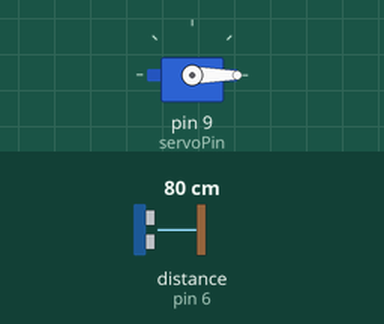
This sketch was run on a simulated Arduino Uno, built with avr-gcc and run on an emulated ATmega328P. On the bench: servo. Wiring (inferred from the names in the program): ultrasonic range finder: trigger pin 7; echo pin 6. The inputs (shaded band) are chosen by the test bench; at power-on: distance to the obstacle (sensor on pin 6) 80 cm. The echo pulse lasts 58.3 µs per cm.

Above: at 1.2 s.
1.3 s: distance to the obstacle (sensor on pin 6) set to 12 cm
2.8 s: distance to the obstacle (sensor on pin 6) set to 9 cm
At 3.2 s:
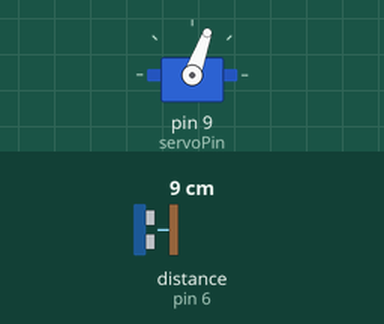
5.8 s: distance to the obstacle (sensor on pin 6) set to 18 cm
At 6.9 s:
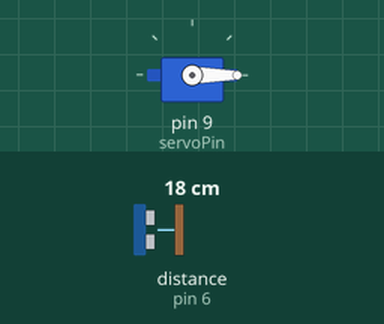
7.5 s: distance to the obstacle (sensor on pin 6) set to 2 cm
At 8.6 s:
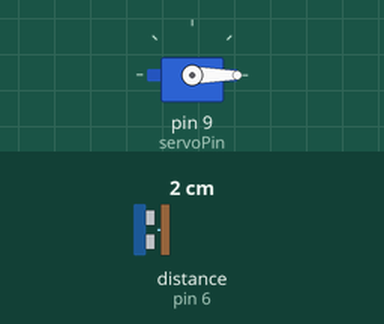
Timing chart, 0 to 11.5 s (numbered marks = the images above; inputs shaded):
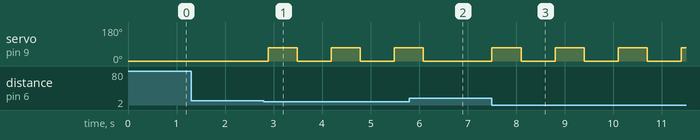

Measured:
- the behaviour switches between 11 and 10 cm on distance to the obstacle (sensor on pin 6) (found by bisection; images 0 and 1)
- after the input at 1.3 s, every drawn part: stays the same
- after the input at 2.8 s, servo on pin 9 (servoPin): alternates 70° for 0.60 s and 0° for 0.70 s, starting after 0.09 s
- after the input at 5.8 s, servo on pin 9 (servoPin): goes on until 6.1 s, then stays 0°
- after the input at 7.5 s, servo on pin 9 (servoPin): alternates 70° for 0.60 s and 0° for 0.70 s, starting at once

The sketch:

HungrigerRoboter_HCSR04.ino
```cpp
#include <Servo.h>

const int trigPin  = 7;
const int echoPin  = 6;
const int servoPin = 9;
const int THRESHOLD_CM = 10;
const int MOUTH_CLOSED = 0;
const int MOUTH_OPEN   = 70;

Servo mouth;

long measureDistance() {
  digitalWrite(trigPin, LOW);
  delayMicroseconds(2);
  digitalWrite(trigPin, HIGH);
  delayMicroseconds(10);
  digitalWrite(trigPin, LOW);
  long duration = pulseIn(echoPin, HIGH, 30000);
  long distance = duration / 58;
  return distance;
}

void setup() {
  pinMode(trigPin, OUTPUT);
  pinMode(echoPin, INPUT);
  mouth.attach(servoPin);
  mouth.write(MOUTH_CLOSED);
  Serial.begin(9600);
}

void loop() {
  long distance = measureDistance();
  if (distance > 0 && distance < THRESHOLD_CM) {
    mouth.write(MOUTH_OPEN);
    delay(600);
    mouth.write(MOUTH_CLOSED);
    delay(600);
  } else {
    mouth.write(MOUTH_CLOSED);
  }
  delay(100);
}
```
